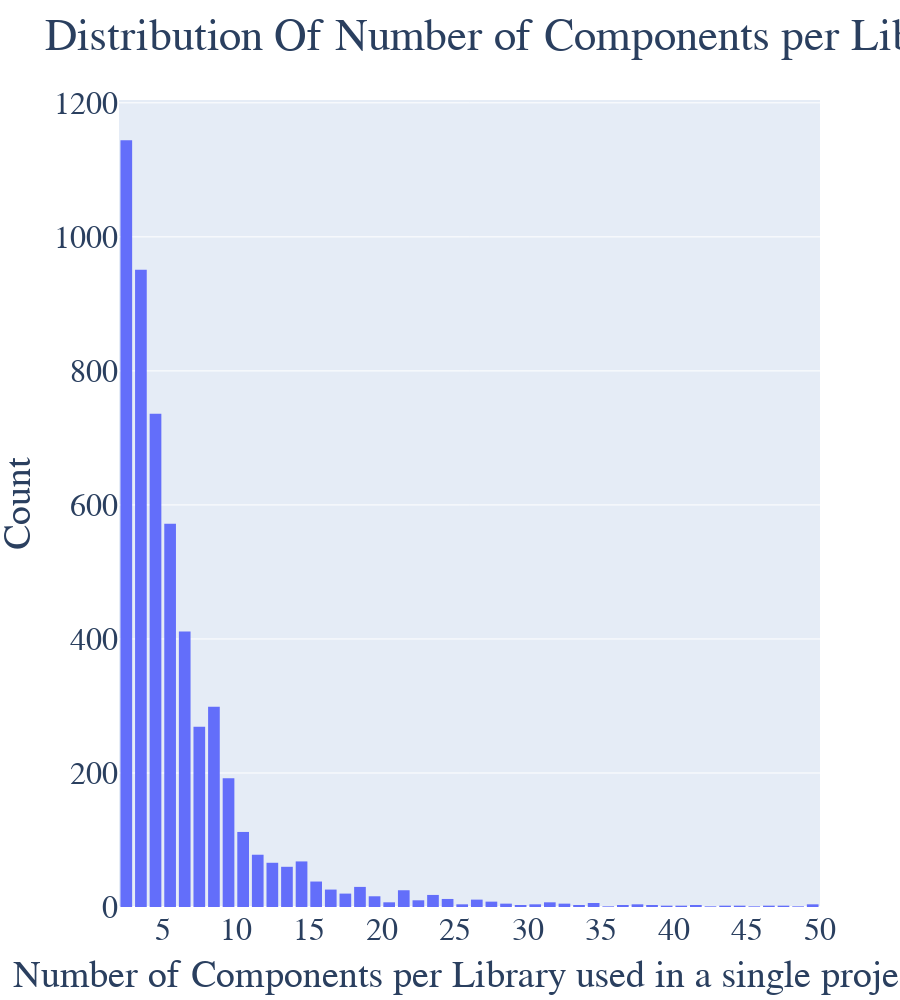

Notebook code for this chart:
### Code cell
df55 = pd.read_csv("C:\\progetti\\low-code-ard-proj\\resyduo_components\\transformation_component\\transformation_storage\\libraries_data\\surprise_df_comp_lib_df_cut_5_5.csv")


df_without_zero55 = df55[df55.rating != 0] 
 
df_without_zero.head(20)

# Number of ratings per book
data = df_without_zero.groupby('componentID')['rating'].count().clip(upper=50)

# Create trace
trace = go.Histogram(x = data.values,
                     name = 'Ratings',
                     xbins = dict(start = 0,
                                  end = 50,
                                  size =1))
# Create layout
layout = go.Layout(title = 'Distribution Of Number of Components per Library Cut-Off (5,5)',
                   xaxis = dict(title = 'Number of Components per Library used in a single project'),
                   yaxis = dict(title = 'Count'),
                   bargap = 0.2,  height=1000,
                       font=dict(
                        family="sans serif",
                        size=32
                        ))

# Create plot
fig = go.Figure(data=[trace], layout=layout)
iplot(fig)

### Figure 1 — Plotly figure (JSON) as saved in the notebook; plotly's stock layout.template omitted (floating-point values rounded to 4 significant figures; data arrays with more than 128 entries replaced by an {"elided": "..."} marker saying what was removed)
{"data": [{"name": "Ratings", "type": "histogram", "x": {"elided": "5346 int values"}, "xbins": {"end": 50, "size": 1, "start": 0}}], "layout": {"bargap": 0.2, "font": {"family": "sans serif", "size": 32}, "height": 1000, "title": {"text": "Distribution Of Number of Components per Library Cut-Off (5,5)"}, "xaxis": {"title": {"text": "Number of Components per Library used in a single project"}}, "yaxis": {"title": {"text": "Count"}}}}
